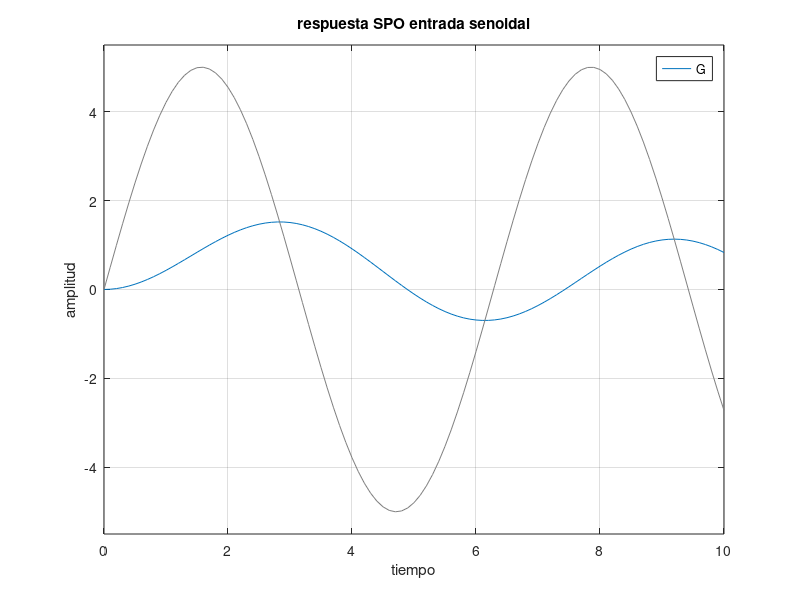

Write the MATLAB code that produced this figure.
%Defino la función senoidal
t = 0:0.1:10;
u = 5*sin(t);
num = 1;
den = [5 1];
G = tf(num, den);

%Defino entrada senoidal
lsim(G,u,t)
title('respuesta SPO entrada senoidal');
xlabel('tiempo');
ylabel('amplitud');